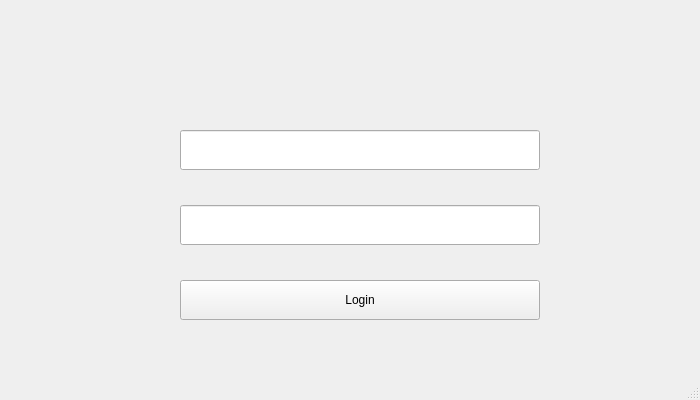
<?xml version="1.0" encoding="UTF-8"?>
<ui version="4.0">
 <class>LoginDialog</class>
 <widget class="QMainWindow" name="LoginDialog">
  <property name="geometry">
   <rect>
    <x>0</x>
    <y>0</y>
    <width>700</width>
    <height>400</height>
   </rect>
  </property>
  <property name="windowTitle">
   <string>LoginDialog</string>
  </property>
  <widget class="QWidget" name="centralwidget">
   <widget class="QLabel" name="loginInformation">
    <property name="geometry">
     <rect>
      <x>180</x>
      <y>250</y>
      <width>361</width>
      <height>21</height>
     </rect>
    </property>
    <property name="text">
     <string/>
    </property>
    <property name="alignment">
     <set>Qt::AlignCenter</set>
    </property>
   </widget>
   <widget class="QWidget" name="widget" native="true">
    <property name="geometry">
     <rect>
      <x>0</x>
      <y>0</y>
      <width>700</width>
      <height>50</height>
     </rect>
    </property>
    <widget class="QLabel" name="rightLogoLabel">
     <property name="geometry">
      <rect>
       <x>510</x>
       <y>17</y>
       <width>160</width>
       <height>16</height>
      </rect>
     </property>
     <property name="text">
      <string/>
     </property>
     <property name="pixmap">
      <pixmap resource="resource/resource.qrc">:/svpk_lib/images/sovajo_logo/logo_cn_thin.png</pixmap>
     </property>
     <property name="scaledContents">
      <bool>true</bool>
     </property>
    </widget>
    <widget class="QLabel" name="leftLogoLabel">
     <property name="geometry">
      <rect>
       <x>30</x>
       <y>10</y>
       <width>86</width>
       <height>27</height>
      </rect>
     </property>
     <property name="text">
      <string/>
     </property>
     <property name="textFormat">
      <enum>Qt::RichText</enum>
     </property>
     <property name="pixmap">
      <pixmap resource="resource/resource.qrc">:/svpk_lib/images/sovajo_logo/lgo_thin.png</pixmap>
     </property>
     <property name="scaledContents">
      <bool>true</bool>
     </property>
    </widget>
   </widget>
   <widget class="QPushButton" name="loginBtn">
    <property name="geometry">
     <rect>
      <x>180</x>
      <y>280</y>
      <width>360</width>
      <height>40</height>
     </rect>
    </property>
    <property name="styleSheet">
     <string notr="true">outline: none;</string>
    </property>
    <property name="text">
     <string>Login</string>
    </property>
   </widget>
   <widget class="QLineEdit" name="lineEditPassword">
    <property name="geometry">
     <rect>
      <x>180</x>
      <y>205</y>
      <width>360</width>
      <height>40</height>
     </rect>
    </property>
    <property name="echoMode">
     <enum>QLineEdit::Normal</enum>
    </property>
   </widget>
   <widget class="QLineEdit" name="lineEditUserName">
    <property name="geometry">
     <rect>
      <x>180</x>
      <y>130</y>
      <width>360</width>
      <height>40</height>
     </rect>
    </property>
   </widget>
  </widget>
  <widget class="QStatusBar" name="statusbar"/>
  <action name="actionSystem_Information">
   <property name="text">
    <string>System Information</string>
   </property>
  </action>
  <action name="actionExit">
   <property name="text">
    <string>Exit</string>
   </property>
  </action>
 </widget>
 <tabstops>
  <tabstop>lineEditUserName</tabstop>
  <tabstop>lineEditPassword</tabstop>
  <tabstop>loginBtn</tabstop>
 </tabstops>
 <resources>
  <include location="resource/resource.qrc"/>
 </resources>
 <connections/>
</ui>
